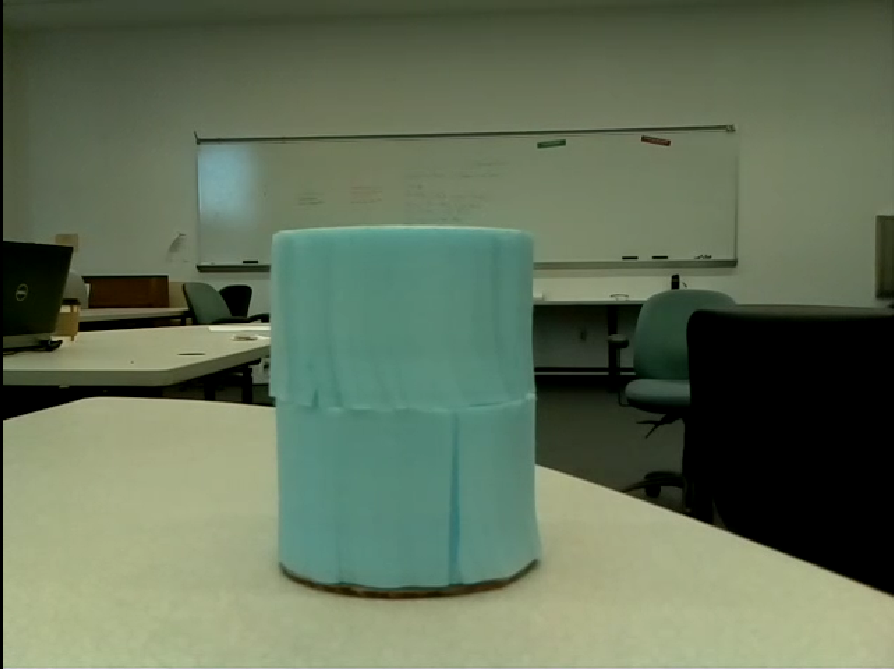
#> input picture robo_games/scripts/phuck1.png, 894 x 669 px
$ python mean_shift.py   (Python 2 division)   (older library calls are emulated)
#> lines starting #> are read from the running program, lines starting #| are printed output that depends on the picture
#!/usr/bin/env python

""" This script from https://github.com/rdedhia/comprobo15/blob/master/object_detection/mean_shift.py """

import math
import numpy as np
import cv
import cv2
from sklearn import preprocessing

class ObjectFrame(object):
    def __init__(self, window_x, window_y, rad, dx, dy, frame, url):
        """Initialize object frame. The following almost function like globals:
            window_x -> size of the frame in the x direction
            window_y -> size of the frame in the y direction
            rad -> size of the "radius" (half the height) of each bin (rectangle)
            dx -> size of width we iterate over for comparing histograms
            dy -> size of height we iterate over for comparing histograms
        The frame is the name of the openCV frame object, and url is the link
        to parse the object from.
        """
        self.window_x = window_x
        self.window_y = window_y
        self.rad = rad
        self.dx = dx
        self.dy = dy
        self.frame = frame
        self.url = url
    def set_coordinates(self, x, y):
        """Sets the x and y coordinates of the center of the object to
        track within the image"""
        self.x = x
        self.y = y
    def create_image(self):
        """Creates an openCV image and resizes it based on the image url. The image
        is a numpy array"""
        img = cv2.imread(self.url)
#> img is the input picture: shape (669, 894, 3); mean B, G, R 88.3, 111.8, 97.9
        self.img = cv2.resize(img, (self.window_x, self.window_y))
    def create_fixed_object(self):
        """Given knowledge of the x and y coordinates of the object to track, parses
        that from the image numpy array"""
        self.obj = self.img[self.y-self.rad:self.y+self.rad,
            self.x-self.rad:self.x+self.rad]
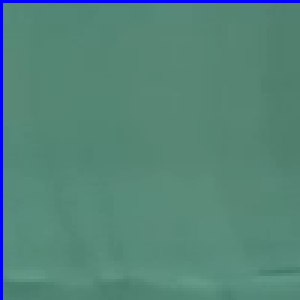
#> self.obj: shape (100, 100, 3) (shown 3 times larger); mean B, G, R 120.5, 133.1, 84.6
    def create_fixed_hist(self):
        """Saves a histogram from the object, and flattens it. Specifically,
        extracts a 3D RGB color histogram from the image, using 8 bins for
        green and 4 for blue"""
        hist = cv2.calcHist([self.obj], [0, 1, 2], None, [32, 8, 8],
            [0, 256, 0, 256, 0, 256])
#> (the run stopped early here; a loop or call above may not have finished)
